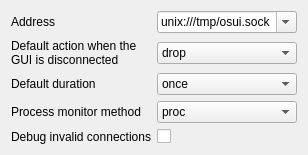
          <widget class="QWidget" name="tabWidgetPage1">
           <attribute name="title">
            <string>General</string>
           </attribute>
           <layout class="QGridLayout" name="gridLayout_10">
            <item row="1" column="1">
             <widget class="QComboBox" name="comboNodeAction">
              <property name="editable">
               <bool>false</bool>
              </property>
              <item>
               <property name="text">
                <string>drop</string>
               </property>
               <property name="icon">
                <iconset theme="emblem-important">
                 <normaloff>../../../../../../../../../../../../../../../../../../../../../../../../../../../../../../../../../../../../../../../../../../../../../../../../../../../../../../.designer/backup</normaloff>../../../../../../../../../../../../../../../../../../../../../../../../../../../../../../../../../../../../../../../../../../../../../../../../../../../../../../.designer/backup</iconset>
               </property>
              </item>
              <item>
               <property name="text">
                <string>allow</string>
               </property>
               <property name="icon">
                <iconset theme="emblem-default">
                 <normaloff>../../../../../../../../../../../../../../../../../../../../../../../../../../../../../../../../../../../../../../../../../../../../../../../../../../../../../../.designer/backup</normaloff>../../../../../../../../../../../../../../../../../../../../../../../../../../../../../../../../../../../../../../../../../../../../../../../../../../../../../../.designer/backup</iconset>
               </property>
              </item>
              <item>
               <property name="text">
                <string>reject</string>
               </property>
               <property name="icon">
                <iconset theme="window-close"/>
               </property>
              </item>
             </widget>
            </item>
            <item row="0" column="0">
             <widget class="QLabel" name="label_15">
              <property name="toolTip">
               <string>&lt;html&gt;&lt;head/&gt;&lt;body&gt;&lt;p&gt;Address of the node.&lt;/p&gt;&lt;p&gt;Default: unix:///tmp/osui.sock (unix:// is mandatory if it's a Unix socket)&lt;/p&gt;&lt;p&gt;It can also be an IP address with the port: 127.0.0.1:50051&lt;/p&gt;&lt;/body&gt;&lt;/html&gt;</string>
              </property>
              <property name="text">
               <string>Address</string>
              </property>
             </widget>
            </item>
            <item row="2" column="1">
             <widget class="QComboBox" name="comboNodeDuration">
              <item>
               <property name="text">
                <string>once</string>
               </property>
              </item>
              <item>
               <property name="text">
                <string>until restart</string>
               </property>
              </item>
              <item>
               <property name="text">
                <string>always</string>
               </property>
              </item>
             </widget>
            </item>
            <item row="2" column="0">
             <widget class="QLabel" name="labelNodeDuration">
              <property name="toolTip">
               <string>&lt;html&gt;&lt;head/&gt;&lt;body&gt;&lt;p&gt;The default duration will take place when there's no UI connected.&lt;/p&gt;&lt;/body&gt;&lt;/html&gt;</string>
              </property>
              <property name="text">
               <string>Default duration</string>
              </property>
             </widget>
            </item>
            <item row="1" column="0">
             <widget class="QLabel" name="label_10">
              <property name="toolTip">
               <string>&lt;html&gt;&lt;head/&gt;&lt;body&gt;&lt;p&gt;The default action will be applied to new outbound connections in two scenarios:&lt;/p&gt;&lt;p&gt;when the daemon is not connected to the UI, or when there's a pop-up running.&lt;/p&gt;&lt;/body&gt;&lt;/html&gt;</string>
              </property>
              <property name="text">
               <string>Default action when the GUI is disconnected</string>
              </property>
              <property name="wordWrap">
               <bool>true</bool>
              </property>
             </widget>
            </item>
            <item row="4" column="1">
             <widget class="QCheckBox" name="checkInterceptUnknown">
              <property name="text">
               <string/>
              </property>
             </widget>
            </item>
            <item row="3" column="1">
             <widget class="QComboBox" name="comboNodeMonitorMethod">
              <property name="accessibleDescription">
               <string notr="true"/>
              </property>
              <item>
               <property name="text">
                <string notr="true">proc</string>
               </property>
              </item>
              <item>
               <property name="text">
                <string notr="true">ebpf</string>
               </property>
              </item>
              <item>
               <property name="text">
                <string notr="true">audit</string>
               </property>
              </item>
             </widget>
            </item>
            <item row="0" column="1">
             <widget class="QComboBox" name="comboNodeAddress">
              <property name="editable">
               <bool>true</bool>
              </property>
              <item>
               <property name="text">
                <string>unix:///tmp/osui.sock</string>
               </property>
              </item>
             </widget>
            </item>
            <item row="4" column="0">
             <widget class="QLabel" name="label_12">
              <property name="toolTip">
               <string>&lt;html&gt;&lt;head/&gt;&lt;body&gt;&lt;p&gt;If checked, OpenSnitch will prompt you to allow or deny connections that don't have an associated PID, due to several reasons, mostly due to bad state connections.&lt;/p&gt;&lt;p&gt;The pop-up dialog will only contain information about the network connection.&lt;/p&gt;&lt;p&gt;There're some scenarios where these are valid connections though, like when establishing a VPN using WireGuard.&lt;/p&gt;&lt;/body&gt;&lt;/html&gt;</string>
              </property>
              <property name="text">
               <string>Debug invalid connections</string>
              </property>
             </widget>
            </item>
            <item row="3" column="0">
             <widget class="QLabel" name="label_13">
              <property name="text">
               <string>Process monitor method</string>
              </property>
             </widget>
            </item>
           </layout>
          </widget>
